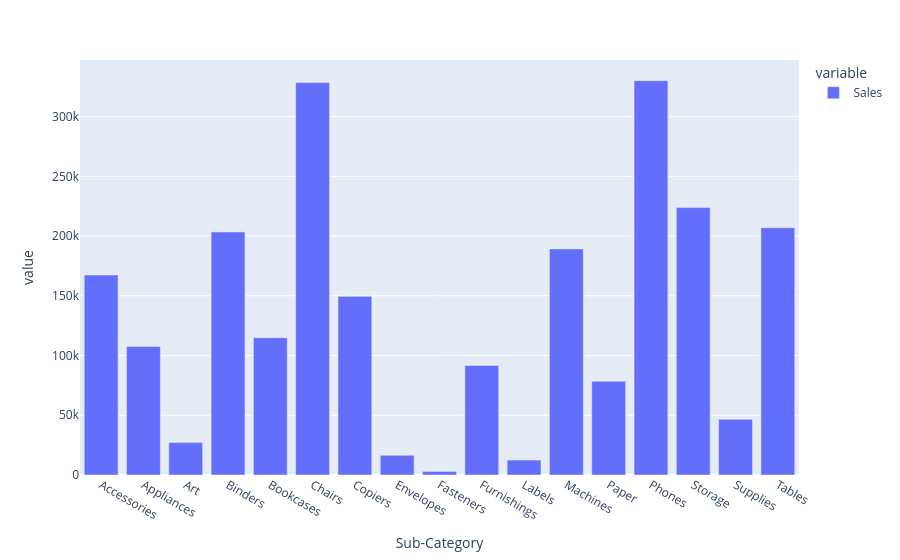

The notebook cell saved with this chart:
### Code cell
fig=px.bar(Sub_Category_based_sales)
fig.show()

### Figure 1 — Plotly figure (JSON) as saved in the notebook; plotly's stock layout.template omitted (floating-point values rounded to 4 significant figures)
{"data": [{"hovertemplate": "variable=Sales<br>Sub-Category=%{x}<br>value=%{y}<extra></extra>", "legendgroup": "Sales", "marker": {"color": "#636efa", "pattern": {"shape": ""}}, "name": "Sales", "orientation": "v", "showlegend": true, "textposition": "auto", "x": ["Accessories", "Appliances", "Art", "Binders", "Bookcases", "Chairs", "Copiers", "Envelopes", "Fasteners", "Furnishings", "Labels", "Machines", "Paper", "Phones", "Storage", "Supplies", "Tables"], "xaxis": "x", "y": [167400.0, 107500.0, 27120.0, 203400.0, 114900.0, 328400.0, 149500.0, 16480.0, 3024.0, 91710.0, 12490.0, 189200.0, 78480.0, 330000.0, 223800.0, 46670.0, 207000.0], "yaxis": "y", "type": "bar"}], "layout": {"xaxis": {"anchor": "y", "domain": [0.0, 1.0], "title": {"text": "Sub-Category"}}, "yaxis": {"anchor": "x", "domain": [0.0, 1.0], "title": {"text": "value"}}, "legend": {"title": {"text": "variable"}, "tracegroupgap": 0}, "margin": {"t": 60}, "barmode": "relative"}}
